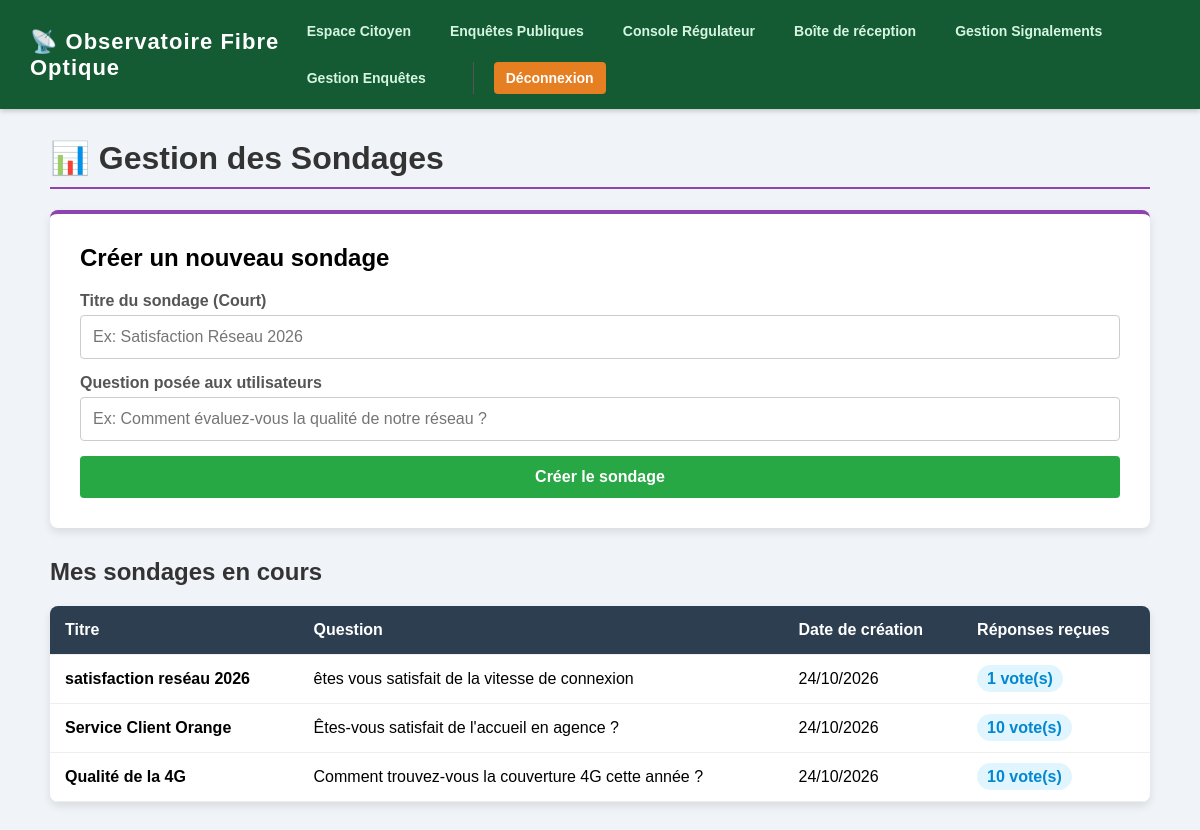
The app's page /qos/sondages/ (signed in) with its own data.
### qos_engine/models.py (models this page shows, shortened)
class Sondage(models.Model):
    CREATEUR_CHOICES = [('ARTEC', 'ARTEC'), ('OPERATEUR', 'Opérateur')]
    OPERATEURS = [('YAS', 'YAS'), ('Orange', 'Orange'), ('Airtel', 'Airtel')]
    titre = models.CharField(max_length=200)
    question = models.CharField(max_length=255)
    createur_type = models.CharField(max_length=20, choices=CREATEUR_CHOICES)
    operateur_cible = models.CharField(max_length=20, choices=OPERATEURS, blank=True, null=True)
    est_actif = models.BooleanField(default=True)
    date_creation = models.DateTimeField(auto_now_add=True)

### qos_engine/views.py (the view, shortened to what this page needs)
# urls.py: path('sondages/', views.gerer_sondages, name='gerer_sondages'),
@login_required
def gerer_sondages(request):
    is_artec = request.user.is_superuser or request.user.groups.filter(name='ARTEC').exists()
    operateur_nom = None
    if request.user.groups.filter(name='YAS').exists(): operateur_nom = 'YAS'
    elif request.user.groups.filter(name='Orange').exists(): operateur_nom = 'Orange'
    elif request.user.groups.filter(name='Airtel').exists(): operateur_nom = 'Airtel'
    if not is_artec and not operateur_nom:
        messages.error(request, "Accès non autorisé.")
        return redirect('avis_public') # Modifié ici
    if is_artec:
        sondages = Sondage.objects.all().order_by('-date_creation')
    else:
        sondages = Sondage.objects.filter(createur_type='OPERATEUR', operateur_cible=operateur_nom).order_by('-date_creation')
    context = {
        'sondages': sondages,
        'is_artec': is_artec,
        'operateur_nom': operateur_nom
    }
    return render(request, 'qos_engine/gerer_sondages.html', context)

### qos_engine/templates/qos_engine/gerer_sondages.html (shortened to what this page needs)
{% extends 'qos_engine/base.html' %}
{% block content %}
<h1 style="color: #333; border-bottom: 2px solid #8e44ad; padding-bottom: 10px;">📊 Gestion des Sondages</h1>
<div class="form-container">
    <h2 style="margin-top: 0;">Créer un nouveau sondage</h2>
    <form method="POST">
        <div class="form-group">
            <label>Titre du sondage (Court)</label>
            <input type="text" name="titre" class="form-control" placeholder="Ex: Satisfaction Réseau 2026" required>
        </div>
        <div class="form-group">
            <label>Question posée aux utilisateurs</label>
            <input type="text" name="question" class="form-control" placeholder="Ex: Comment évaluez-vous la qualité de notre réseau ?" required>
        </div>
        <button type="submit" class="btn-submit">Créer le sondage</button>
    </form>
</div>
<h2 style="color: #333;">Mes sondages en cours</h2>
<table>
    <thead>
        <tr>
            <th>Titre</th>
            <th>Question</th>
            <th>Date de création</th>
            <th>Réponses reçues</th>
        </tr>
    </thead>
    <tbody>
        {% for sondage in sondages %}
        <tr>
            <td><b>{{ sondage.titre }}</b></td>
            <td>{{ sondage.question }}</td>
            <td>{{ sondage.date_creation|date:"d/m/Y" }}</td>
            <td><span class="badge-views">{{ sondage.reponses.count }} vote(s)</span></td>
        </tr>
        {% empty %}
        <tr>
            <td colspan="4" style="text-align: center; color: #888; padding: 30px;">Aucun sondage créé pour le moment.</td>
        </tr>
        {% endfor %}
    </tbody>
</table>
{% endblock %}

### qos_engine/templates/qos_engine/base.html (style rules this page uses)
body { font-family: 'Verdana', sans-serif; background: #f0f4f8; margin: 0; padding: 0; }

### qos_engine/templates/qos_engine/gerer_sondages.html (style rules this page uses)
.form-container { background: white; padding: 30px; border-radius: 8px; box-shadow: 0 4px 8px rgba(0,0,0,0.1); margin-bottom: 30px; border-top: 4px solid #8e44ad; }
.form-group { margin-bottom: 15px; }
.form-group label { display: block; font-weight: bold; margin-bottom: 5px; color: #555; }
.form-control { width: 100%; padding: 12px; border: 1px solid #ccc; border-radius: 4px; font-size: 16px; box-sizing: border-box; }
.btn-submit { background: #28a745; color: white; border: none; padding: 12px 25px; font-size: 16px; border-radius: 4px; cursor: pointer; font-weight: bold; width: 100%; transition: 0.3s; }
table { width: 100%; border-collapse: collapse; background: white; border-radius: 8px; overflow: hidden; box-shadow: 0 4px 8px rgba(0,0,0,0.1); }
th, td { padding: 15px; text-align: left; border-bottom: 1px solid #eee; }
th { background: #2c3e50; color: white; }
.badge-views { background: #e1f5fe; color: #0288d1; padding: 5px 10px; border-radius: 20px; font-weight: bold; }

### records on screen
Sondage: titre "satisfaction reséau 2026", question "êtes vous satisfait de la vitesse de connexion", date_creation "24/10/2026", reponses.count "1"
Sondage: titre "Service Client Orange", question "Êtes-vous satisfait de l'accueil en agence ?", date_creation "24/10/2026", reponses.count "10"
Sondage: titre "Qualité de la 4G", question "Comment trouvez-vous la couverture 4G cette année ?", date_creation "24/10/2026", reponses.count "10"
